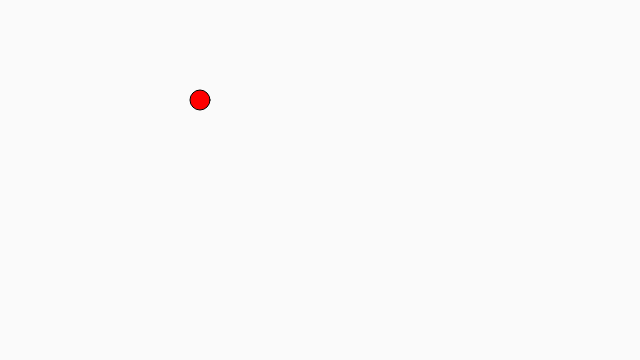
Frame 1 (no input)
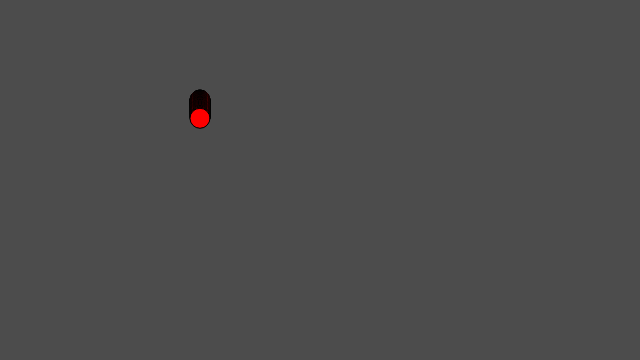
Frame 60 (no input)
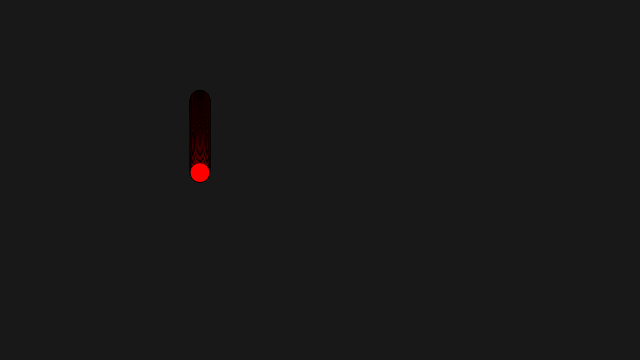
Frame 120 (the mouse pressed at the canvas centre since frame 60)

The p5.js sketch that drew these frames (run headless with seeded random() and noise() and a simulated clock; from frame 60 on, the mouse is pressed at the canvas centre):

// p5.js sketch
// ── sketch.js
var particle1;


function setup(){
    createCanvas(640, 360);
    particle1 = drawParticle (200, 100); // x-coordinate, y-coordinate
}

function draw(){
    background(10, 5); //first number is RGB, second one is alpha which is the transparency.

    var gravity = createVector(0, 0.01); //x is zero because there is no wind. Adding 1 means that it goes down because of where 
                                        //zero is on the x nd y in javascript.
    applyForce(gravity);//force used as gravity in this case. As per the proper physical term.
    update();//this updates all of the values for the particle.
    display();
    edges();
}

function drawParticle(x, y) {

    pos = createVector(x, y);//two dimensional if you use only two points.
    vel = createVector(0,0);
    acc = createVector(0,0);
    r = 20;
  
    /*Newton's 2nd law: F = M * A or A = F / M
    but if we treat mass (M) as 1, then we don't need to factor it*/
    applyForce = function(force) {//force could be called gravity
      var f = force
      acc.add(force);
    };
  
    update = function() {
      // Velocity changes according to acceleration
      vel.add(acc);
      // position changes by velocity
      pos.add(vel);
      // We must clear acceleration each frame
      acc.set(0,0);
    };
  
    display = function() {
      fill('red');
      ellipse(pos.x, pos.y, r, r); //making up mass in pixel values
    };
  
    edges = function() {
      if (pos.y > height) {
        vel.y *= -0.8; //* means multiplication, also y=y*-0.8 //this is a cheat to make it decrease by 20% each time to represent a bouncing ball.
        pos.y = height;
      };
    }
}
